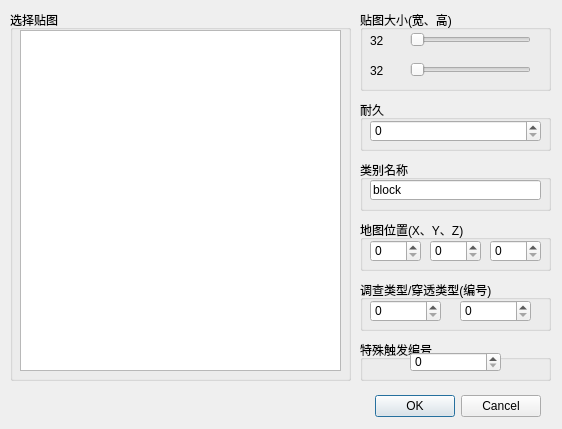
<?xml version="1.0" encoding="UTF-8"?>
<ui version="4.0">
 <class>InMapItemDialog</class>
 <widget class="QDialog" name="InMapItemDialog">
  <property name="geometry">
   <rect>
    <x>0</x>
    <y>0</y>
    <width>562</width>
    <height>429</height>
   </rect>
  </property>
  <property name="windowTitle">
   <string>title</string>
  </property>
  <widget class="QDialogButtonBox" name="buttonBox">
   <property name="geometry">
    <rect>
     <x>20</x>
     <y>390</y>
     <width>521</width>
     <height>32</height>
    </rect>
   </property>
   <property name="orientation">
    <enum>Qt::Horizontal</enum>
   </property>
   <property name="standardButtons">
    <set>QDialogButtonBox::Cancel|QDialogButtonBox::Ok</set>
   </property>
  </widget>
  <widget class="QGroupBox" name="groupBox">
   <property name="geometry">
    <rect>
     <x>10</x>
     <y>10</y>
     <width>341</width>
     <height>371</height>
    </rect>
   </property>
   <property name="title">
    <string>选择贴图</string>
   </property>
   <widget class="QGraphicsView" name="itemView">
    <property name="geometry">
     <rect>
      <x>10</x>
      <y>20</y>
      <width>321</width>
      <height>341</height>
     </rect>
    </property>
   </widget>
  </widget>
  <widget class="QGroupBox" name="groupBox_2">
   <property name="geometry">
    <rect>
     <x>360</x>
     <y>10</y>
     <width>191</width>
     <height>81</height>
    </rect>
   </property>
   <property name="title">
    <string>贴图大小(宽、高)</string>
   </property>
   <widget class="QSlider" name="tileHeight">
    <property name="geometry">
     <rect>
      <x>50</x>
      <y>50</y>
      <width>121</width>
      <height>20</height>
     </rect>
    </property>
    <property name="minimum">
     <number>32</number>
    </property>
    <property name="maximum">
     <number>2048</number>
    </property>
    <property name="singleStep">
     <number>32</number>
    </property>
    <property name="pageStep">
     <number>32</number>
    </property>
    <property name="sliderPosition">
     <number>32</number>
    </property>
    <property name="orientation">
     <enum>Qt::Horizontal</enum>
    </property>
    <property name="invertedAppearance">
     <bool>false</bool>
    </property>
    <property name="invertedControls">
     <bool>false</bool>
    </property>
    <property name="tickPosition">
     <enum>QSlider::NoTicks</enum>
    </property>
    <property name="tickInterval">
     <number>0</number>
    </property>
   </widget>
   <widget class="QSlider" name="tileWidth">
    <property name="geometry">
     <rect>
      <x>50</x>
      <y>20</y>
      <width>121</width>
      <height>20</height>
     </rect>
    </property>
    <property name="minimum">
     <number>32</number>
    </property>
    <property name="maximum">
     <number>2048</number>
    </property>
    <property name="singleStep">
     <number>32</number>
    </property>
    <property name="pageStep">
     <number>32</number>
    </property>
    <property name="orientation">
     <enum>Qt::Horizontal</enum>
    </property>
   </widget>
   <widget class="QLabel" name="tileWidthLabel">
    <property name="geometry">
     <rect>
      <x>10</x>
      <y>20</y>
      <width>31</width>
      <height>21</height>
     </rect>
    </property>
    <property name="text">
     <string>32</string>
    </property>
   </widget>
   <widget class="QLabel" name="tileHeightLabel">
    <property name="geometry">
     <rect>
      <x>10</x>
      <y>50</y>
      <width>31</width>
      <height>21</height>
     </rect>
    </property>
    <property name="text">
     <string>32</string>
    </property>
   </widget>
  </widget>
  <widget class="QGroupBox" name="groupBox_3">
   <property name="geometry">
    <rect>
     <x>360</x>
     <y>100</y>
     <width>191</width>
     <height>51</height>
    </rect>
   </property>
   <property name="title">
    <string>耐久</string>
   </property>
   <widget class="QSpinBox" name="staminaSpinBox">
    <property name="geometry">
     <rect>
      <x>10</x>
      <y>20</y>
      <width>171</width>
      <height>22</height>
     </rect>
    </property>
   </widget>
  </widget>
  <widget class="QGroupBox" name="groupBox_4">
   <property name="geometry">
    <rect>
     <x>360</x>
     <y>160</y>
     <width>191</width>
     <height>51</height>
    </rect>
   </property>
   <property name="title">
    <string>类别名称</string>
   </property>
   <widget class="QLineEdit" name="itemNameEdit">
    <property name="geometry">
     <rect>
      <x>10</x>
      <y>20</y>
      <width>171</width>
      <height>20</height>
     </rect>
    </property>
    <property name="text">
     <string>block</string>
    </property>
   </widget>
  </widget>
  <widget class="QGroupBox" name="groupBox_6">
   <property name="geometry">
    <rect>
     <x>360</x>
     <y>220</y>
     <width>191</width>
     <height>51</height>
    </rect>
   </property>
   <property name="title">
    <string>地图位置(X、Y、Z)</string>
   </property>
   <widget class="QSpinBox" name="xSpinBox">
    <property name="geometry">
     <rect>
      <x>10</x>
      <y>20</y>
      <width>51</width>
      <height>22</height>
     </rect>
    </property>
   </widget>
   <widget class="QSpinBox" name="ySpinBox">
    <property name="geometry">
     <rect>
      <x>70</x>
      <y>20</y>
      <width>51</width>
      <height>22</height>
     </rect>
    </property>
   </widget>
   <widget class="QSpinBox" name="zSpinBox">
    <property name="geometry">
     <rect>
      <x>130</x>
      <y>20</y>
      <width>51</width>
      <height>22</height>
     </rect>
    </property>
   </widget>
  </widget>
  <widget class="QGroupBox" name="groupBox_5">
   <property name="geometry">
    <rect>
     <x>360</x>
     <y>280</y>
     <width>191</width>
     <height>51</height>
    </rect>
   </property>
   <property name="title">
    <string>调查类型/穿透类型(编号)</string>
   </property>
   <widget class="QSpinBox" name="checkTypeBox">
    <property name="geometry">
     <rect>
      <x>10</x>
      <y>20</y>
      <width>71</width>
      <height>22</height>
     </rect>
    </property>
   </widget>
   <widget class="QSpinBox" name="crossTypeBox">
    <property name="geometry">
     <rect>
      <x>100</x>
      <y>20</y>
      <width>71</width>
      <height>22</height>
     </rect>
    </property>
   </widget>
  </widget>
  <widget class="QGroupBox" name="groupBox_7">
   <property name="geometry">
    <rect>
     <x>360</x>
     <y>340</y>
     <width>191</width>
     <height>41</height>
    </rect>
   </property>
   <property name="title">
    <string>特殊触发编号</string>
   </property>
   <widget class="QSpinBox" name="triggerBox">
    <property name="geometry">
     <rect>
      <x>50</x>
      <y>12</y>
      <width>91</width>
      <height>20</height>
     </rect>
    </property>
   </widget>
  </widget>
 </widget>
 <resources/>
 <connections>
  <connection>
   <sender>buttonBox</sender>
   <signal>accepted()</signal>
   <receiver>InMapItemDialog</receiver>
   <slot>accept()</slot>
   <hints>
    <hint type="sourcelabel">
     <x>248</x>
     <y>254</y>
    </hint>
    <hint type="destinationlabel">
     <x>157</x>
     <y>274</y>
    </hint>
   </hints>
  </connection>
  <connection>
   <sender>buttonBox</sender>
   <signal>rejected()</signal>
   <receiver>InMapItemDialog</receiver>
   <slot>reject()</slot>
   <hints>
    <hint type="sourcelabel">
     <x>316</x>
     <y>260</y>
    </hint>
    <hint type="destinationlabel">
     <x>286</x>
     <y>274</y>
    </hint>
   </hints>
  </connection>
 </connections>
</ui>
